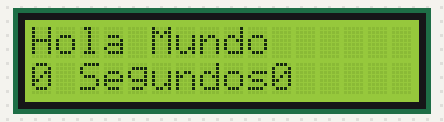
Bench run of a sketch on a simulated Arduino Uno, built with avr-gcc and run on an emulated ATmega328P. Parts: 16×2 character LCD. What the sketch prints to the serial monitor is not drawn.

Above: at 0.2 s.
At 4.5 s:
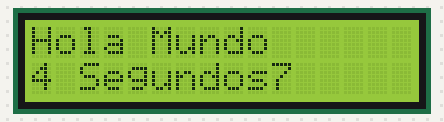
At 9.4 s:
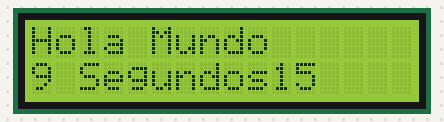
At 19.2 s:
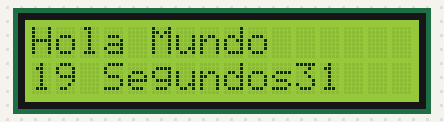
At 28.5 s:
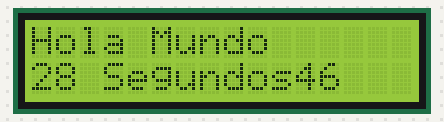
At 38.3 s:
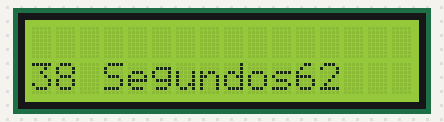

Measured:
- what the display in image 0 shows lasts 0.6 s, from 0.2 s to 0.8 s

The sketch:

Pantalla_2.ino
```cpp
//Profesor William Granada / Programa para imprimr en pantalla LCD 16x2 I2C mensajes e incluir un contador de 50 segundos.
//Descargar libreria LiquidCrystal_I2C busacar en : // Programas/incluir libreria/ Administrador de bibliotecas/ LiquidCrystal_I2C
// Incluir librerias wire y  LiquidCrystal_I2C

//Primera Parte
//#include <Adafruit_LiquidCrystal.h>//TinkerCad
#include <Wire.h>
#include <LiquidCrystal_I2C.h>

//Creamos el objeto lcd con la dirección 0x3F, 16 columnas y 2 filas
LiquidCrystal_I2C lcd(0x3F,16,2);
//Adafruit_LiquidCrystal lcd(0); //TinkerCad creación de objeto

//Variable segundos inicia en 0
int seconds = 0;


//Segunda Parte
void setup() {
  // Se inicia puerto serial a 9600 baudios, para ver resultados en la IDE de arduino
  Serial.begin(9600);
  // Inicializamos el objeto lcd
  lcd.init();

  //lcd.begin(16,2);//TinkerCad
  //lcd.print("hello world"); //TinkerCad

  //Encendemos la luz de fondo.
  lcd.backlight();
  // Escribimos un Mensaje en la pantalla LCD.
  lcd.print("Hola Mundo");
}


//Tercera Parte
void loop() {
   // Ubicamos el cursor en la primera posición(columna:0) de la segunda línea(fila:1)
  lcd.setCursor(0, 1);
   // Escribimos el número de segundos trascurridos
  lcd.print(millis()/1000);
  lcd.print(" Segundos");
  Serial.println(" Segundos");
  delay(100);

  lcd.print(seconds);
  Serial.println(seconds);
  lcd.setBacklight(1);
  delay(500);
  seconds++;
  if(seconds == 50)
    lcd.clear();
}
```
